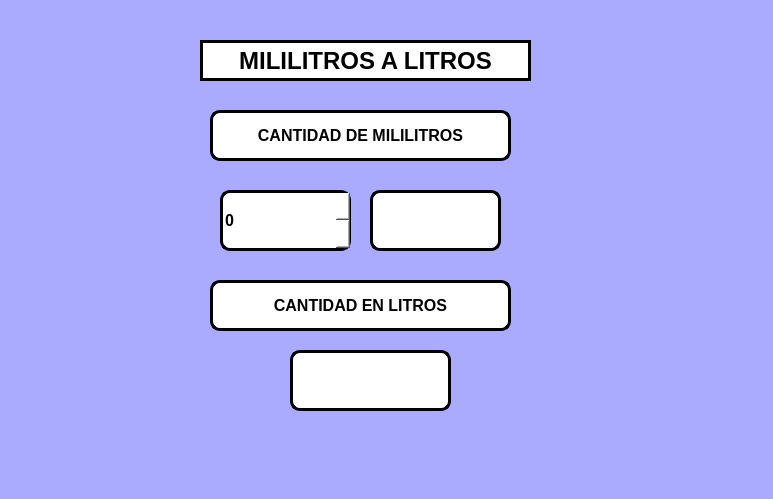
<?xml version="1.0" encoding="UTF-8"?>
<ui version="4.0">
 <class>MainWindow</class>
 <widget class="QMainWindow" name="MainWindow">
  <property name="geometry">
   <rect>
    <x>0</x>
    <y>0</y>
    <width>773</width>
    <height>499</height>
   </rect>
  </property>
  <property name="windowTitle">
   <string>MainWindow</string>
  </property>
  <property name="styleSheet">
   <string notr="true">background-color: rgb(170, 170, 255)</string>
  </property>
  <widget class="QWidget" name="centralwidget">
   <widget class="QLabel" name="label_4">
    <property name="geometry">
     <rect>
      <x>200</x>
      <y>40</y>
      <width>331</width>
      <height>41</height>
     </rect>
    </property>
    <property name="font">
     <font>
      <family>Arial</family>
      <pointsize>18</pointsize>
      <weight>75</weight>
      <bold>true</bold>
     </font>
    </property>
    <property name="styleSheet">
     <string notr="true">background-color: rgb(255, 255, 255);
border: 3px solid black
</string>
    </property>
    <property name="text">
     <string>MILILITROS A LITROS</string>
    </property>
    <property name="alignment">
     <set>Qt::AlignCenter</set>
    </property>
   </widget>
   <widget class="QLabel" name="label">
    <property name="geometry">
     <rect>
      <x>210</x>
      <y>110</y>
      <width>301</width>
      <height>51</height>
     </rect>
    </property>
    <property name="font">
     <font>
      <pointsize>12</pointsize>
      <weight>75</weight>
      <bold>true</bold>
     </font>
    </property>
    <property name="styleSheet">
     <string notr="true">background-color: rgb(255, 255, 255);
border-radius: 10px;
border: 3px solid black
</string>
    </property>
    <property name="text">
     <string>CANTIDAD DE MILILITROS</string>
    </property>
    <property name="alignment">
     <set>Qt::AlignCenter</set>
    </property>
   </widget>
   <widget class="QLabel" name="label_3">
    <property name="geometry">
     <rect>
      <x>180</x>
      <y>310</y>
      <width>131</width>
      <height>41</height>
     </rect>
    </property>
    <property name="text">
     <string/>
    </property>
   </widget>
   <widget class="QLabel" name="label_5">
    <property name="geometry">
     <rect>
      <x>250</x>
      <y>190</y>
      <width>131</width>
      <height>41</height>
     </rect>
    </property>
    <property name="text">
     <string/>
    </property>
   </widget>
   <widget class="QLabel" name="label_6">
    <property name="geometry">
     <rect>
      <x>210</x>
      <y>280</y>
      <width>301</width>
      <height>51</height>
     </rect>
    </property>
    <property name="font">
     <font>
      <pointsize>12</pointsize>
      <weight>75</weight>
      <bold>true</bold>
     </font>
    </property>
    <property name="styleSheet">
     <string notr="true">background-color: rgb(255, 255, 255);
border-radius: 10px;
border: 3px solid black
</string>
    </property>
    <property name="text">
     <string>CANTIDAD EN LITROS</string>
    </property>
    <property name="alignment">
     <set>Qt::AlignCenter</set>
    </property>
   </widget>
   <widget class="QLabel" name="label_litros">
    <property name="geometry">
     <rect>
      <x>370</x>
      <y>190</y>
      <width>131</width>
      <height>61</height>
     </rect>
    </property>
    <property name="font">
     <font>
      <pointsize>14</pointsize>
      <weight>75</weight>
      <bold>true</bold>
     </font>
    </property>
    <property name="styleSheet">
     <string notr="true">background-color: rgb(255, 255, 255);
border-radius: 10px;
border: 3px solid black
</string>
    </property>
    <property name="text">
     <string/>
    </property>
    <property name="alignment">
     <set>Qt::AlignCenter</set>
    </property>
   </widget>
   <widget class="QLabel" name="label_mililitros">
    <property name="geometry">
     <rect>
      <x>290</x>
      <y>350</y>
      <width>161</width>
      <height>61</height>
     </rect>
    </property>
    <property name="font">
     <font>
      <pointsize>14</pointsize>
      <weight>75</weight>
      <bold>true</bold>
     </font>
    </property>
    <property name="styleSheet">
     <string notr="true">background-color: rgb(255, 255, 255);
border-radius: 10px;
border: 3px solid black
</string>
    </property>
    <property name="text">
     <string/>
    </property>
    <property name="alignment">
     <set>Qt::AlignCenter</set>
    </property>
   </widget>
   <widget class="QSpinBox" name="spinBox">
    <property name="geometry">
     <rect>
      <x>220</x>
      <y>190</y>
      <width>131</width>
      <height>61</height>
     </rect>
    </property>
    <property name="font">
     <font>
      <pointsize>12</pointsize>
      <weight>75</weight>
      <bold>true</bold>
     </font>
    </property>
    <property name="styleSheet">
     <string notr="true">background-color: rgb(255, 255, 255);
border-radius: 10px;
border: 3px solid black
</string>
    </property>
   </widget>
   <widget class="QLabel" name="label_7">
    <property name="geometry">
     <rect>
      <x>10</x>
      <y>10</y>
      <width>151</width>
      <height>111</height>
     </rect>
    </property>
    <property name="styleSheet">
     <string notr="true"/>
    </property>
    <property name="text">
     <string/>
    </property>
    <property name="pixmap">
     <pixmap resource="../../Archivos/Recursos.qrc">:/Fotos/logofacultad.jpg</pixmap>
    </property>
    <property name="scaledContents">
     <bool>true</bool>
    </property>
   </widget>
   <widget class="QLabel" name="label_8">
    <property name="geometry">
     <rect>
      <x>590</x>
      <y>10</y>
      <width>161</width>
      <height>111</height>
     </rect>
    </property>
    <property name="styleSheet">
     <string notr="true"/>
    </property>
    <property name="text">
     <string/>
    </property>
    <property name="pixmap">
     <pixmap resource="../../Archivos/Recursos.qrc">:/Fotos/logoUAT.jpg</pixmap>
    </property>
    <property name="scaledContents">
     <bool>true</bool>
    </property>
   </widget>
   <widget class="QLabel" name="label_9">
    <property name="geometry">
     <rect>
      <x>590</x>
      <y>310</y>
      <width>161</width>
      <height>121</height>
     </rect>
    </property>
    <property name="styleSheet">
     <string notr="true"/>
    </property>
    <property name="text">
     <string/>
    </property>
    <property name="pixmap">
     <pixmap resource="../../Archivos/Recursos.qrc">:/Fotos/kirby buchon.jpg</pixmap>
    </property>
    <property name="scaledContents">
     <bool>true</bool>
    </property>
   </widget>
  </widget>
  <widget class="QMenuBar" name="menubar">
   <property name="geometry">
    <rect>
     <x>0</x>
     <y>0</y>
     <width>773</width>
     <height>26</height>
    </rect>
   </property>
  </widget>
  <widget class="QStatusBar" name="statusbar"/>
 </widget>
 <resources>
  <include location="../../Archivos/Recursos.qrc"/>
 </resources>
 <connections/>
</ui>
